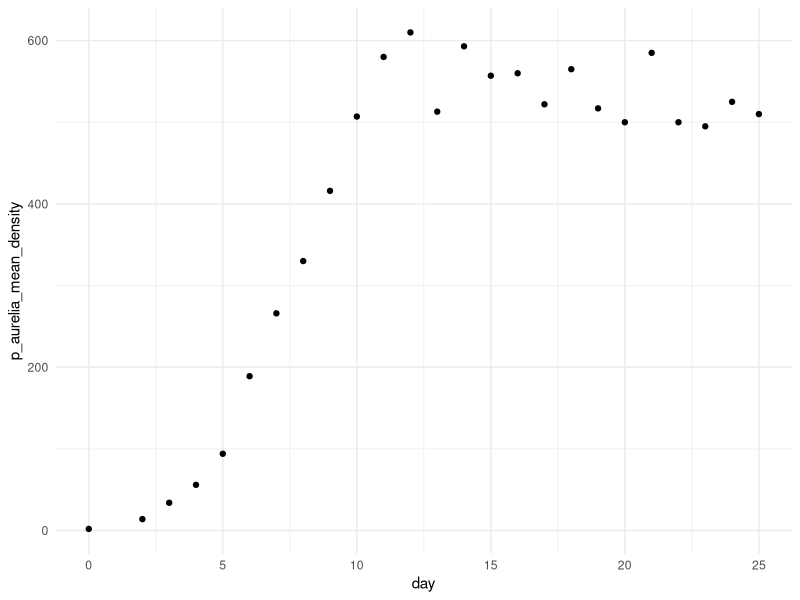
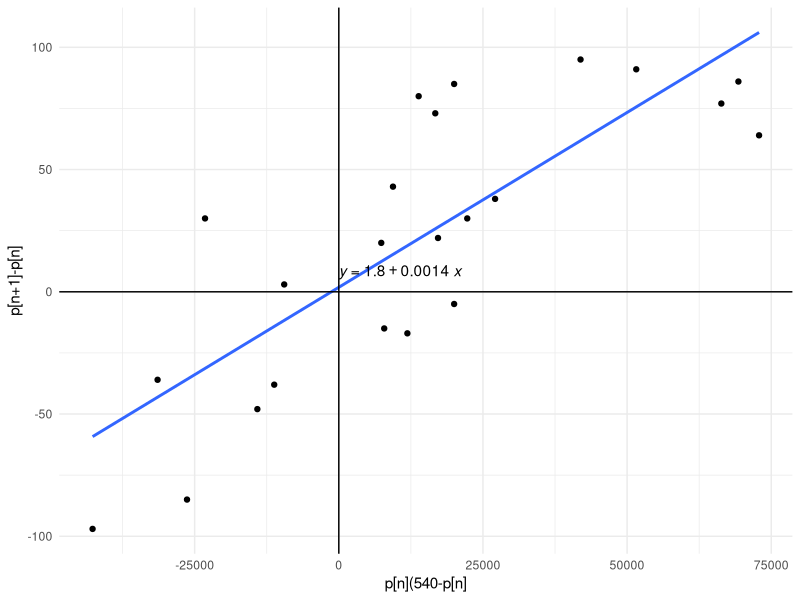
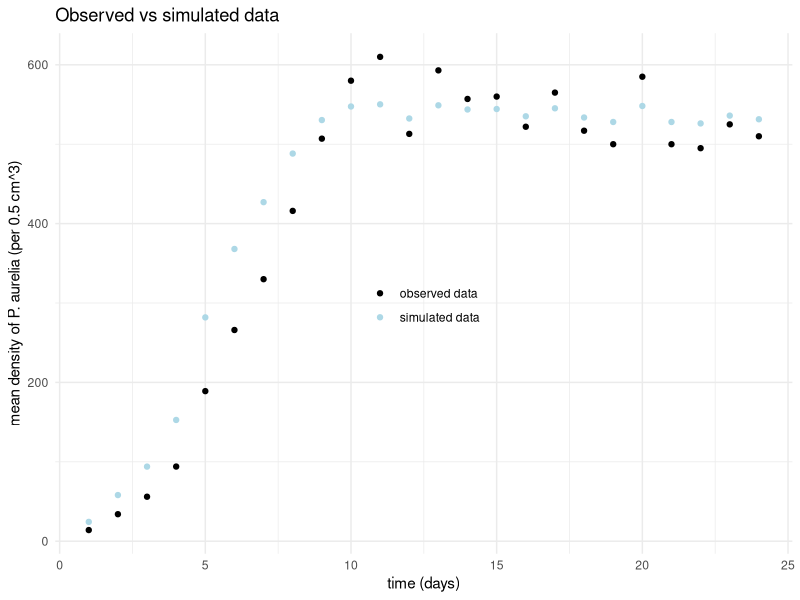
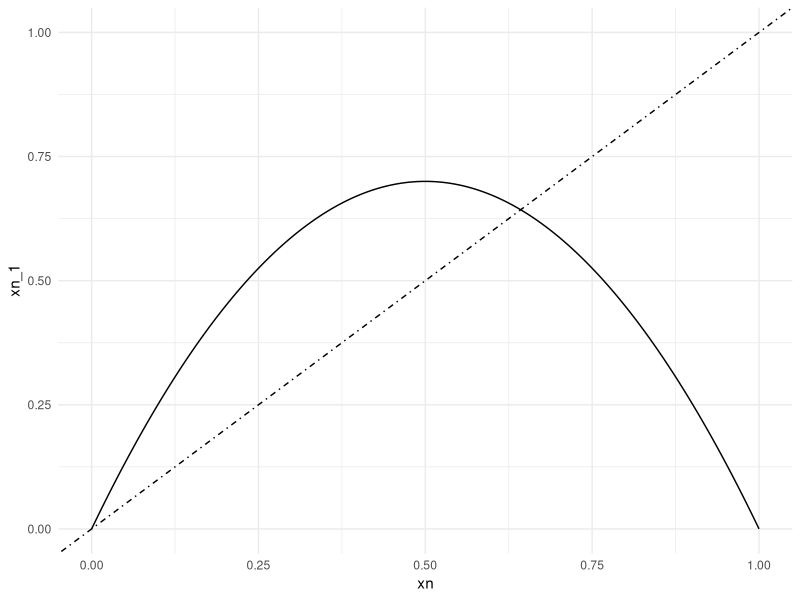
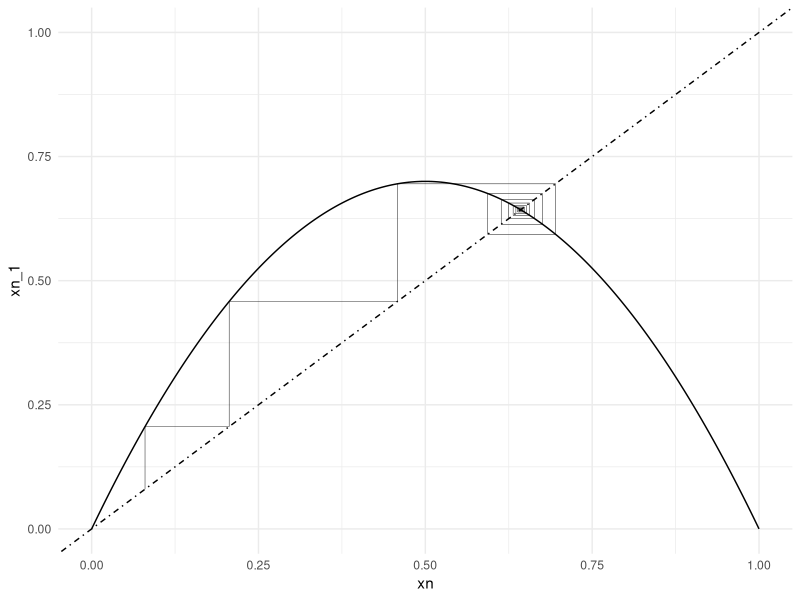

Here is the R script that generated these plots, in order:
# Introduction to Discrete-Time Models
packages <- c("dplyr", "tidyverse", "readxl", "ggplot2", "ggpubr")

# Install required packages
install_load_packages <- function(list_of_packages){
  for (package in list_of_packages){
    if (! package %in% installed.packages()){
      install.packages(package)
    }
    library(package, character.only = TRUE)
  }
}

install_load_packages(packages)


# Load the dataset
df <- read_xlsx("exercises/vries et al/chapter 2/P_aurelia_growth.xlsx")

head(df)

# Visualise the mean density
ggplot(df, aes(x = day, y = p_aurelia_mean_density))+
  geom_point() +
  theme_minimal()

# The dependent variable is p[n+1], the independent variable is p[n], the parameter is deltap[n]
# We need to determine the form of deltap[n] that will give raise to the data (in this case we pick 540 as the point above which the change in pn will be negative)
# We hypothesise that deltap[n] = p[n-1] - p[n] will be proportional to k(540-pn)pn, where value of k needs to be determined
# To test our hypothesis, we plot the two equations against each other
# Use the dataframe to produce the output value of the two equations
View(df)
p_n_observed <- df$p_aurelia_mean_density

# Remove missing observations that will not be used
p_n_observed <- p_n_observed[3:length(p_n_observed)]

# Get the output of the second equation
deltan2 <- function(dataframe){
  df_length <- length(dataframe)
  out <- numeric(df_length)
  for (n in seq_along(dataframe)){
    out[n] <- (540-dataframe[n])*dataframe[n]
    }
  return(out)
  }

# The output for the second equation
delta2 <- deltan2(p_n_observed)[1:23] # remove the last output as there is no corresponding observed deltan after the last data point

# The output of the first equation is just the observed delta
delta1 <- df$change_density[4:length(df$change_density)]


# Plot the outputs of the first and the second equation against each other to check proportionality
# First, combine them as one dataframe
df_compare <- data.frame(second_eq = delta2, first_eq = delta1)
df_compare

# Plot the outputs against each other
ggplot(df_compare, aes(x = second_eq, y = first_eq))+
  geom_point() +
  geom_smooth(aes(x = second_eq, y = first_eq), method = "lm", se = F) + 
  geom_hline(yintercept = 0) +
  geom_vline(xintercept = 0) +
  theme_minimal() +
  xlab("p[n](540-p[n]") + ylab("p[n+1]-p[n]")+
  stat_regline_equation(label.x = 4, label.y = 8)

# The estimated value of k is 0.0014 (in the textbook, it is said to be 0.00145)

# Based on the information we have so far, we can derive a new equation for our model to be fitted agains the experimental data
# The new equation will be p[n+1] = p[n] + 0.00145(540-p[n])pn
# Solve the equation and store the outputs as simulated data

predicted_values <- function(p){
  n_length <- length(p_n_observed)
  predicted_value <- numeric(n_length)
  k <- 0.0014
  approx_carrying_capacity <- 540
  
  for (n in seq_along(p)){
    predicted_value[n + 1] <- p[n] + k*(approx_carrying_capacity - p[n])*p[n]
  }
  return(predicted_value)
}

# Store the outputs as simulated data
simulated_data <- predicted_values(p_n_observed)

# Check the length of the simulated data
length(simulated_data)
length(p_n_observed)

# Plot the simulated data against the observed data
# Combine the simulated data and observed data as one dataframe for easier plotting
# Remove the first predicted value in simulated data as it has no corresponding observed data 
df_final <- data.frame(time = 1:length(p_n_observed), observed_data = p_n_observed, simulated_data = simulated_data[2:length(simulated_data)])

df_final

# Plot the graph
ggplot()+
  # point line plot for the discrete-time model
  geom_point(data = df_final, aes(x = time, y = observed_data, color = "observed data"), size = 1.5) + 
  geom_point(data = df_final, aes(x = time, y = simulated_data, color = "simulated data"), size = 1.5) +
  theme_minimal() +
  ggtitle("Observed vs simulated data") +
  xlab("time (days)") + ylab("mean density of P. aurelia (per 0.5 cm^3)")+
  scale_color_manual(
    name = "",
    values = c("observed data" = "black", "simulated data" = "lightblue") 
  ) +
  labs(color = "") +
  theme(
    legend.position = "inside" #c(0.6, 0.4, 0.4, 0.4) # bottom, top, left, right margin
  )

# Cobwebbing to investigate the behaviour of the system
# Define the function (discrete logistic model) for the parabola 
parabola <- function(xn, rn){
  # Define the length of the outputs
  n_length <- length(xn)
  x <- numeric(n_length)
  
  # Define parameters values
  r <- rn
  K <- 1
  
  for (n in seq_along(x)){
    x[n] <- r*xn[n]*(1-(xn[n]/K)) 
  }
  return(x)
}

start <- 0
end <- 1
x_length <- 500
xn <- seq(start, end, length.out = x_length)

rn1 <- 2.8
df_parabola_xn <-xn
df_parabola_xn_1 <- parabola(xn, rn1)

df_parabola <- data.frame(xn = df_parabola_xn, xn_1 = df_parabola_xn_1)


# Draw the parabola and the diagonal line
ggplot(df_parabola, aes(x = xn, y = xn_1)) +
  geom_line()+
  theme_minimal()+
  geom_abline(intercept = 0, slope = 1, linetype = "dotdash")+
  coord_cartesian(xlim = c(0,1), ylim = c(0,1))


# Now draw the cobweb
# The cobweb requires a separate function
cobweb <- function(x, rn){
  # Define the length of the outputs and initiate blank data frame for storing the outputs
  n_length <- length(x)
  xn <- numeric(n_length)
  yn <- numeric(n_length)
  xn_end <- numeric(n_length)
  yn_end <- numeric(n_length)
  step <- numeric(n_length)
  
  # Define parameters values
  r <- rn
  K <- 1
  
  # Define initial conditions
  step[1] <- 1
  
  # Start with a vertical move
  xn[1] <- 0.08 
  xn_end[1] <- xn[1] # the end point of x is just x as it moves vertically
  yn[1] <- xn[1] # the vertical move starts from x
  yn_end[1] <- r*xn[1]*(1-(xn[1]/K)) # the move ends at f(x0)
  
  
  for (n in 2:length(x)){
    if (n%%2 == 0){
      xn[n] <- yn[n-1] #the horizontal move starts at x0 (if it starts at previous yn_end, it will skip the required point by one step!)
      xn_end[n] <- yn_end[n-1] #the horizontal move ends at the value of x equals to the previous yn_end or f(x0)
      yn[n] <- yn_end[n-1] #no vertical move is made
      yn_end[n] <- yn_end[n-1] #no vertical move is made
      step[n] <- n
      
    } else {
      xn[n] <- yn_end[n-1] #no horizonal move is made
      xn_end[n] <- yn_end[n-1] #no horizonal move is made
      yn[n] <- yn_end[n-1] #vertical move starts at the previous yn_end
      yn_end[n] <- r*xn[n]*(1-(xn[n]/K)) #vertical move ends at f(f(x0)) or f(x1)
      step[n] <- n
      
    }
    # define the end points as inputs for geom_segment
    df_cobweb <- data.frame(x = xn, 
                            x_end = xn_end, 
                            y = yn, 
                            y_end = yn_end,
                            step = step)
  }
  return(df_cobweb)
}

plot_cobweb <- cobweb(df_parabola$xn_1, rn1)


# Overlay the cobweb on top of the parabola and the diagonal line
ggplot(df_parabola, aes(x = xn, y = xn_1)) +
  geom_line()+
  theme_minimal()+
  geom_abline(intercept = 0, slope = 1, linetype = "dotdash")+
  coord_cartesian(xlim = c(0,1), ylim = c(0,1))+
  geom_segment(data = plot_cobweb, aes(x = x, y = y, xend = x_end, yend=y_end), linewidth = 0.15)


